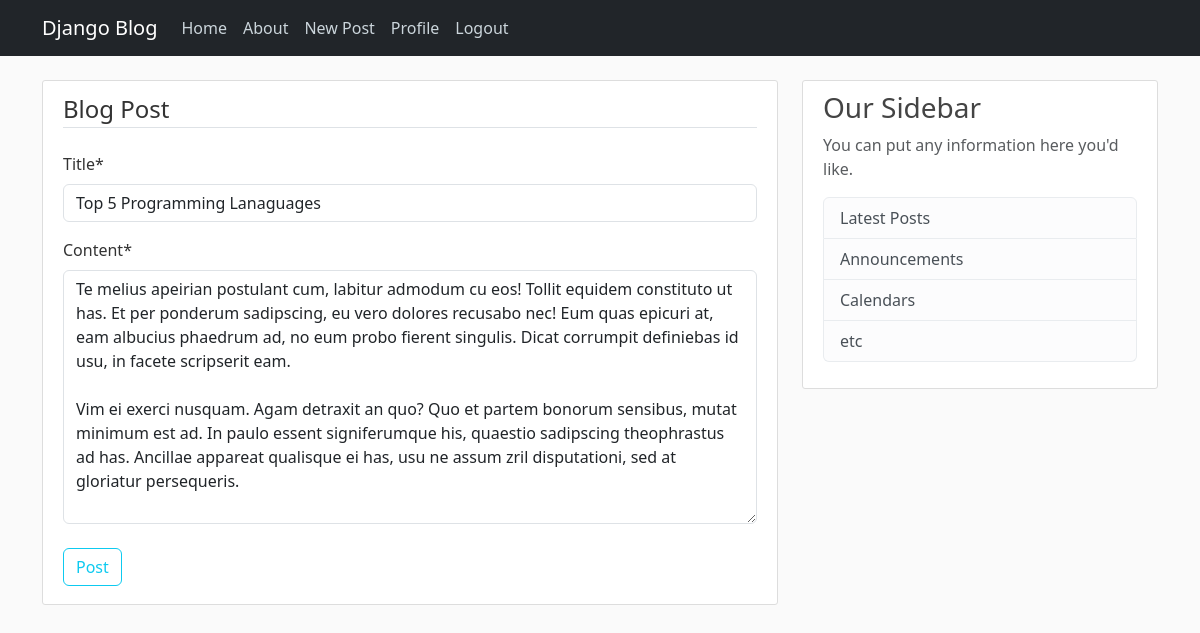
Screenshot of /post/22/update/ (signed in) with the database file from the repository.
### blog_app/models.py (models this page shows, shortened)
class Posts(models.Model):
    title = models.CharField(max_length=100) # title will a field in our post table in the database
    content = models.TextField()
    date_posted = models.DateTimeField(default=timezone.now)
    author = models.ForeignKey(User , on_delete=models.CASCADE)

### blog_app/views.py (the view, shortened to what this page needs)
# urls.py: path('post/<int:pk>/update/' , PostUpdateView.as_view() , name="post-update"),
class PostUpdateView(LoginRequiredMixin , UserPassesTestMixin ,  UpdateView):
    model = Posts
    fields = ['title' , 'content']
    template_name = "blog_html_templates/post_form.html"
    success_url = "/"
    def test_func(self):
        post = self.get_object()
        if self.request.user == post.author:
            return True
        return False

### blog_app/templates/blog_html_templates/post_form.html (shortened to what this page needs)
{% extends "blog_html_templates/base.html" %}
{% load crispy_forms_tags %}
{% block content %}
<div class="content-section">
    <form method="POST">
        <fieldset class="form-group">
            <legend class="border-bottom mb-4">Blog Post</legend>
            {{ form|crispy }}
        </fieldset>
        <div class="form-group mt-2 mb-2">
            <button class="btn btn-outline-info" type="submit">Post</button>
        </div>
    </form>
</div>
{% endblock content %}

### blog_app/static/css_templates/main.css (style rules this page uses)
body { background: #fafafa; color: #333333; margin-top: 5rem; }
.content-section { background: #ffffff; padding: 10px 20px; border: 1px solid #dddddd; border-radius: 3px; margin-bottom: 20px; }

### rows the page displays
Posts: title "Top 5 Programming Lanaguages", content "Te melius apeirian postulant cum, labitur admodum cu eos! Tollit equidem constituto ut has. Et per ponderum sadipscing, eu vero dolores recusabo nec! Eum quas epicuri at, eam albucius phaedrum ad, no eum probo fierent singulis. Dicat corrumpit definiebas id usu, in facete scripserit eam. Vim ei exerci nusquam. Agam detraxit an quo? Quo et partem bonorum sensibus, mutat minimum est ad. In paulo essent signiferumque his, quaestio sadipscing theophrastus ad has. Ancillae appareat qualisque ei has, usu ne assum zril disputationi, sed at gloriatur persequeris."
